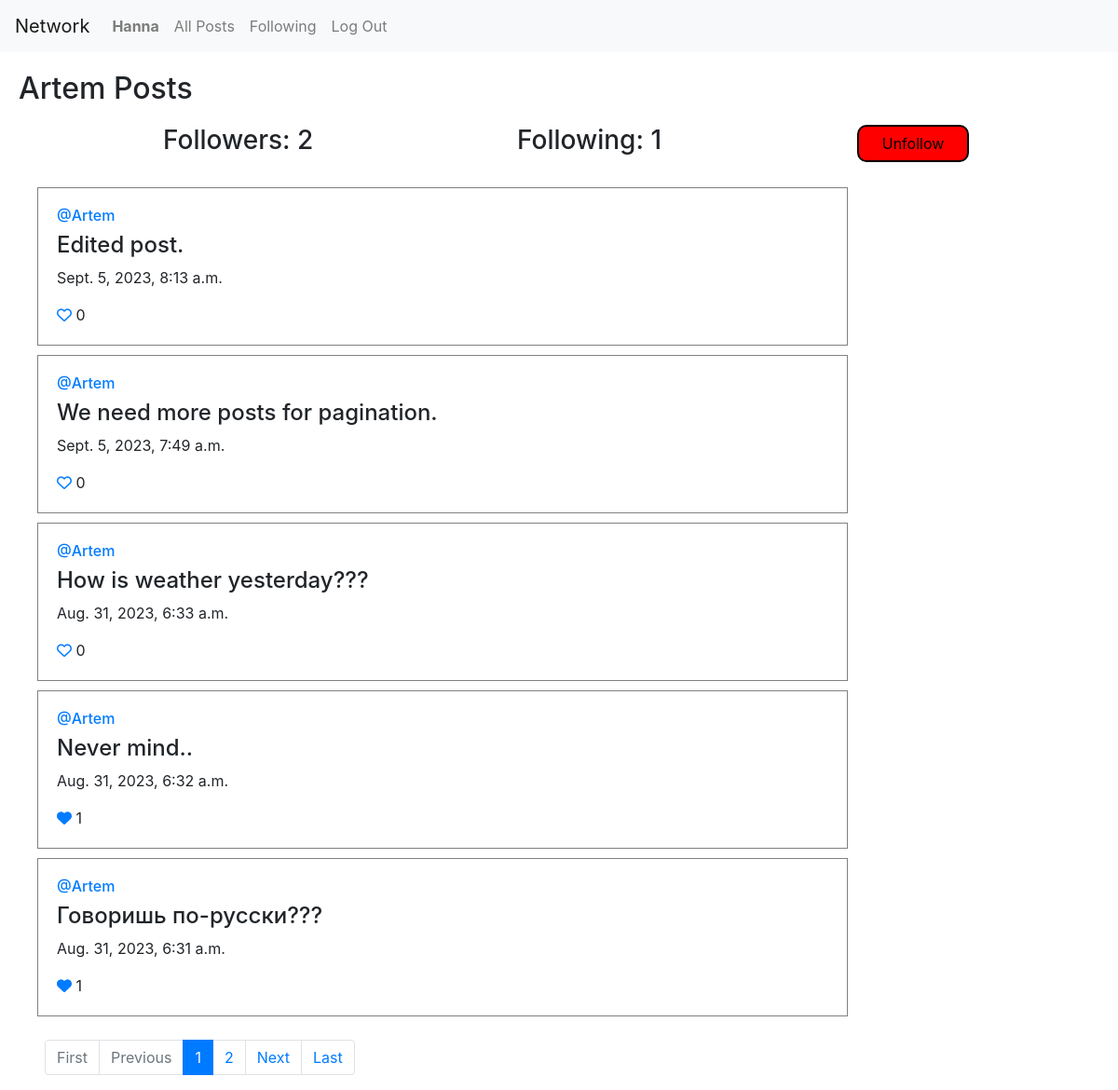
The app's page /profile/1 (signed in) with its own data.
### network/models.py (models this page shows, shortened)
class User(AbstractUser):
    pass

class Post(models.Model):
    content = models.TextField(max_length=200)
    user = models.ForeignKey(User, on_delete=models.CASCADE, related_name='author')
    date = models.DateTimeField(auto_now_add=True)
    likes = models.ManyToManyField(User, related_name='post_likes', blank=True)
    def number_of_likes(self):
        return self.likes.count()

### network/views.py (the view)
# urls.py: path("profile/<int:user_id>", views.profile, name="profile"),
def profile(request, user_id):
    user = User.objects.get(pk=user_id)
    allPosts = Post.objects.filter(user=user).order_by("id").reverse()
    following = Follow.objects.filter(user=user)
    followers = Follow.objects.filter(user_follower=user)
    try:
        checkFollow = followers.filter(user=User.objects.get(pk=request.user.id))
        if len(checkFollow) != 0:
            isFollowing = True
        else:
            isFollowing = False
    except:
        isFollowing = False
    paginator = Paginator(allPosts, posts_per_page)
    page_number = request.GET.get('page')
    page_posts = paginator.get_page(page_number)
    return render(request, "network/profile.html", {
        "allPosts": allPosts,
        "page_posts": page_posts,
        "username": user.username,
        "following": following,
        "followers": followers,
        "my_profile": user,
        "isFollowing": isFollowing
    })

### network/templates/network/profile.html (shortened to what this page needs)
{% extends "network/layout.html" %}
{% load static %}
{% block body %}
    <head>
    </head>
    <h2>{{ username }} Posts</h2>
    <div class="container">
        <div class="row d-flex justify-content-center">
            <h3 class="col-4">Followers: {{ followers.count }}</h3>
            <h3 class="col-4">Following: {{ following.count }}</h3>
            {% if user.is_authenticated %}
                {% if user.username != username %}
                    {% if isFollowing %}
                        <form action="{% url 'unfollow' %}" method="post">
                            <input type="submit" id="unf_button" value="Unfollow">
                        </form>
                    {% else %}
                        <form action="{% url 'follow' %}" method="post">
                            {% csrf_token %}
                            <input type="hidden" name="userfollow" value="{{ username }}" />
                            <input type="submit" id="f_button" value="Follow">
                    {% endif %}
                {% endif %}
            {% endif %}
        </div>
    </div>
    <div class="all-posts">
        {% for post in page_posts %}
            <div class="my-post">
                <h6 class="username" ><a href="{% url 'profile' user_id=post.user.id %}">@{{ post.user }}</a>
                </h6>
                <h4 class="my-content" id="content{{ post.id }}">{{ post.content }}</h4>
                <p class="date">{{ post.date }}</p>
                {% if user.is_authenticated %}
                    {% if user == post.user %}
                        <a href="" class="card-link {% if post.number_of_likes > 0 %} fas {%else%} far {% endif %} fa-heart"></a>
                        {{ post.number_of_likes }}
                    {% else %}
                        {% if user in post.likes.all %}
                            <a href="{% url 'like' post.id %}" class="card-link fas fa-heart"></a>
                        {% else %}
                            <a href="{% url 'like' post.id %}" class="card-link far fa-heart"></a>
                        {% endif %}
                        <a id="likes_counter">{{ post.number_of_likes }}</a>
                    {% endif %}
                {% endif %}
            </div>
        {% endfor %}
    </div>
    <nav aria-label="Page navigation example">
      <ul class="pagination mx-5">
        {% if page_posts.has_previous %}
            <li class="page-item"><a class="page-link" href="?page=1">First</a></li>
            <li class="page-item"><a class="page-link" href="?page={{ page_posts.previous_page_number }}">Previous</a></li>
        {% else %}
            <li class="page-item disabled"><a class="page-link">First</a></li>
            <li class="page-item disabled"><a class="page-link">Previous</a></li>
        {% endif %}
        {% for pg in page_posts.paginator.page_range %}
        {% if pg == page_posts.number %}
        <li class="page-item active" aria-current="page">
            <span class="page-link" id="pg_num">
            {{ pg }}
            </span>
        </li>
        {% elif pg < page_posts.number|add:3 and pg > page_posts.number|add:-3 %}
        <li class="page-item">
            <a class="page-link pagination-green-inactive" href="{{GET_params.urlencode}}?page={{ pg }}">{{ pg }}</a>
        </li>
        {% endif %}
        {% endfor %}
        {% if page_posts.has_next %}
            <li class="page-item"><a class="page-link" href="?page={{ page_posts.next_page_number }}">Next</a></li>
            <li class="page-item"><a class="page-link" href="?page={{ page_posts.paginator.num_pages }}">Last</a></li>
        {% else %}
            <li class="page-item disabled"><a class="page-link">Next</a></li>
            <li class="page-item disabled"><a class="page-link">Last</a></li>
        {% endif %}
{% endblock %}

### network/templates/network/layout.html (shortened to what this page needs)
{% load static %}
<!DOCTYPE html>
<html lang="en">
    <head>
        <link rel="stylesheet" href="https://stackpath.bootstrapcdn.com/bootstrap/4.4.1/css/bootstrap.min.css">
        <link href="{% static 'network/styles.css' %}" rel="stylesheet">
    </head>
    <body>
        <nav class="navbar navbar-expand-lg navbar-light bg-light">
            <a class="navbar-brand" href="{% url 'index' %}">Network</a>
            <div>
              <ul class="navbar-nav mr-auto">
                {% if user.is_authenticated %}
                    <li class="nav-item">
                        <a class="nav-link" href="{% url 'profile' user_id=user.id %}"><strong>{{ user.username }}</strong></a>
                    </li>
                {% endif %}
                <li class="nav-item">
                  <a class="nav-link" href="{% url 'index' %}">All Posts</a>
                </li>
                {% if user.is_authenticated %}
                    <li class="nav-item">
                        <a class="nav-link" href="{% url 'following' %}">Following</a>
                    </li>
                    <li class="nav-item">
                        <a class="nav-link" href="{% url 'logout' %}">Log Out</a>
                    </li>
                {% endif %}
              </ul>
            </div>
          </nav>
        <div class="body">
            {% block body %}
            {% endblock %}
        </div>
    </body>
</html>

### network/static/network/styles.css (style rules this page uses)
h2 { margin: 20px; }
.all-posts { display: flex; flex-direction: column; justify-content: flex-start; margin: 20px; }
.my-post { border: grey solid 1px; padding: 20px; margin: 5px 20px; width: 75%; }
#unf_button { width: 120px; height: 40px; background-color: red; border-style: solid; padding: 1px 7px 2px; -webkit-border-radius: 10px; }

### records on screen
User: username "Hanna"
User: username "Artem"
Post: user "Artem", content "Edited post.", date "Sept. 5, 2023, 8:13 a.m.", number_of_likes "0"
Post: user "Artem", content "We need more posts for pagination.", date "Sept. 5, 2023, 7:49 a.m.", number_of_likes "0"
Post: user "Artem", content "How is weather yesterday???", date "Aug. 31, 2023, 6:33 a.m.", number_of_likes "0"
Post: user "Artem", content "Never mind..", date "Aug. 31, 2023, 6:32 a.m.", number_of_likes "1"
Post: user "Artem", content "Говоришь по-русски???", date "Aug. 31, 2023, 6:31 a.m.", number_of_likes "1"

### other values on screen
{{ followers.count }} "2"
{{ following.count }} "1"
{{ pg }} "1"
{{ pg }} "2"
